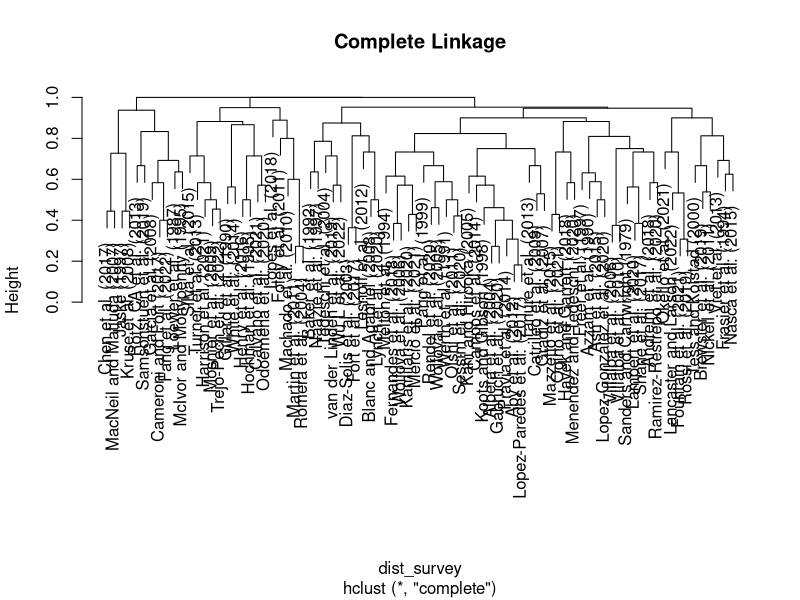

Generate this figure with R: (Note: this script raises an error after producing the figure.)
library(tidyr)
library(dplyr)

#Load data and tidy it up
refdata <- read.csv(file = 'ClusterAnalyses/clusterAnalysis.csv')

row.names(refdata) <- refdata[,1]

# removing unwanted columns
refdata2 <- refdata[, -1]

######### cluster analysis of all models #########
##################################################

#Using dist core package calculate distance between rows note this is for binary data
dist_survey <- dist(refdata2, method = 'binary')


#Using hclust core package this clusters rows based on the dissimilarity output
hc_complete <- hclust(dist_survey, method = "complete")


#Provide a plot of the output - there are other plotting options that might be better
plot(hc_complete, main = 'Complete Linkage')

#Put papers into groups using cutree function based on a cluster height
clust_complete <- cutree(hc_complete, h = 0.95)
segment_complete <- mutate(refdata2, cluster = clust_complete)
count(segment_complete, cluster)

cluster_1 <- subset(segment_complete, clust_complete == 1)
cluster_2 <- subset(segment_complete, clust_complete == 2)
cluster_3 <- subset(segment_complete, clust_complete == 3)
cluster_4 <- subset(segment_complete, clust_complete == 4)
cluster_5 <- subset(segment_complete, clust_complete == 5)


# Further analysis
## ttest_clust1_modeltype <- c(t.test(cluster_1$Biological), t.test(cluster_1$Biophysical))
t.test(cluster_1$Biological, conf.level = 0.99)
nrow(subset(cluster_1,cluster_1$Biological == 1))
t.test(cluster_1$Biophysical, conf.level = 0.99)
nrow(subset(cluster_1,cluster_1$Biophysical == 1))
t.test(cluster_1$Bioeconomic, conf.level = 0.99)
nrow(subset(cluster_1,cluster_1$Bioeconomic == 1))
t.test(cluster_1$Agroecosystem, conf.level = 0.99)
nrow(subset(cluster_1,cluster_1$Agroecosystem == 1))
t.test(cluster_1$Population, conf.level = 0.99)
nrow(subset(cluster_1,cluster_1$Population == 1))

t.test(cluster_2$Biological, conf.level = 0.99)
nrow(subset(cluster_2,cluster_2$Biological == 1))
t.test(cluster_2$Biophysical, conf.level = 0.99)
nrow(subset(cluster_2,cluster_2$Biophysical == 1))
t.test(cluster_2$Bioeconomic, conf.level = 0.99)
nrow(subset(cluster_2,cluster_2$Bioeconomic == 1))
t.test(cluster_2$Agroecosystem, conf.level = 0.99)
nrow(subset(cluster_2,cluster_2$Agroecosystem == 1))
t.test(cluster_2$Population, conf.level = 0.99)
nrow(subset(cluster_2,cluster_2$Population == 1))


t.test(cluster_3$Biological, conf.level = 0.99)
nrow(subset(cluster_3,cluster_3$Biological == 1))
t.test(cluster_3$Biophysical, conf.level = 0.99)
nrow(subset(cluster_3,cluster_3$Biophysical == 1))
t.test(cluster_3$Bioeconomic, conf.level = 0.99)
nrow(subset(cluster_3,cluster_3$Bioeconomic == 1))
t.test(cluster_3$Agroecosystem, conf.level = 0.99)
nrow(subset(cluster_3,cluster_3$Agroecosystem == 1))
t.test(cluster_3$Population, conf.level = 0.99)
nrow(subset(cluster_3,cluster_3$Population == 1))

t.test(cluster_4$Biological, conf.level = 0.99)
nrow(subset(cluster_4,cluster_4$Biological == 1))
t.test(cluster_4$Biophysical, conf.level = 0.99)
nrow(subset(cluster_4,cluster_4$Biophysical == 1))
t.test(cluster_4$Bioeconomic, conf.level = 0.99)
nrow(subset(cluster_4,cluster_4$Bioeconomic == 1))
t.test(cluster_4$Agroecosystem, conf.level = 0.99)
nrow(subset(cluster_4,cluster_4$Agroecosystem == 1))
t.test(cluster_4$Population, conf.level = 0.99)
nrow(subset(cluster_4,cluster_4$Population == 1))

t.test(cluster_5$Biological, conf.level = 0.99)
nrow(subset(cluster_5,cluster_5$Biological == 1))
t.test(cluster_5$Biophysical, conf.level = 0.99)
nrow(subset(cluster_5,cluster_5$Biophysical == 1))
t.test(cluster_5$Bioeconomic, conf.level = 0.99)
nrow(subset(cluster_5,cluster_5$Bioeconomic == 1))
t.test(cluster_5$Agroecosystem, conf.level = 0.99)
nrow(subset(cluster_5,cluster_5$Agroecosystem == 1))
t.test(cluster_5$Population, conf.level = 0.99)
nrow(subset(cluster_5,cluster_5$Population == 1))

# t test modelling approach
t.test(cluster_1$Static, conf.level = 0.99)
nrow(subset(cluster_1,cluster_1$Static == 1))
t.test(cluster_1$Dynamic, conf.level = 0.99)
nrow(subset(cluster_1,cluster_1$Dynamic == 1))
t.test(cluster_1$Analytical, conf.level = 0.99)
nrow(subset(cluster_1,cluster_1$Analytical == 1))
t.test(cluster_1$Deterministic, conf.level = 0.99)
nrow(subset(cluster_1,cluster_1$Deterministic == 1))
t.test(cluster_1$Stochastic, conf.level = 0.99)
nrow(subset(cluster_1,cluster_1$Stochastic == 1))
t.test(cluster_1$Theoretical.Conceptual, conf.level = 0.99)
nrow(subset(cluster_1,cluster_1$Theoretical.Conceptual == 1))
t.test(cluster_1$Empirical, conf.level = 0.99)
nrow(subset(cluster_1,cluster_1$Empirical == 1))
t.test(cluster_1$Other, conf.level = 0.99)
nrow(subset(cluster_1,cluster_1$Other == 1))

t.test(cluster_2$Static, conf.level = 0.99)
nrow(subset(cluster_2,cluster_2$Static == 1))
t.test(cluster_2$Dynamic, conf.level = 0.99)
nrow(subset(cluster_2,cluster_2$Dynamic == 1))
t.test(cluster_2$Analytical, conf.level = 0.99)
nrow(subset(cluster_2,cluster_2$Analytical == 1))
t.test(cluster_2$Deterministic, conf.level = 0.99)
nrow(subset(cluster_2,cluster_2$Deterministic == 1))
t.test(cluster_2$Stochastic, conf.level = 0.99)
nrow(subset(cluster_2,cluster_2$Stochastic == 1))
t.test(cluster_2$Theoretical.Conceptual, conf.level = 0.99)
nrow(subset(cluster_2,cluster_2$Theoretical.Conceptual == 1))
t.test(cluster_2$Empirical, conf.level = 0.99)
nrow(subset(cluster_2,cluster_2$Empirical == 1))
t.test(cluster_2$Other, conf.level = 0.99)
nrow(subset(cluster_2,cluster_2$Other == 1))

t.test(cluster_3$Static, conf.level = 0.99)
nrow(subset(cluster_3,cluster_3$Static == 1))
t.test(cluster_3$Dynamic, conf.level = 0.99)
nrow(subset(cluster_3,cluster_3$Dynamic == 1))
t.test(cluster_3$Analytical, conf.level = 0.99)
nrow(subset(cluster_3,cluster_3$Analytical == 1))
t.test(cluster_3$Deterministic, conf.level = 0.99)
nrow(subset(cluster_3,cluster_3$Deterministic == 1))
t.test(cluster_3$Stochastic, conf.level = 0.99)
nrow(subset(cluster_3,cluster_3$Stochastic == 1))
t.test(cluster_3$Theoretical.Conceptual, conf.level = 0.99)
nrow(subset(cluster_3,cluster_3$Theoretical.Conceptual == 1))
t.test(cluster_3$Empirical, conf.level = 0.99)
nrow(subset(cluster_3,cluster_3$Empirical == 1))
t.test(cluster_3$Other, conf.level = 0.99)
nrow(subset(cluster_3,cluster_3$Other == 1))

t.test(cluster_4$Static, conf.level = 0.99)
nrow(subset(cluster_4,cluster_4$Static == 1))
t.test(cluster_4$Dynamic, conf.level = 0.99)
nrow(subset(cluster_4,cluster_4$Dynamic == 1))
t.test(cluster_4$Analytical, conf.level = 0.99)
nrow(subset(cluster_4,cluster_4$Analytical == 1))
t.test(cluster_4$Deterministic, conf.level = 0.99)
nrow(subset(cluster_4,cluster_4$Deterministic == 1))
t.test(cluster_4$Stochastic, conf.level = 0.99)
nrow(subset(cluster_4,cluster_4$Stochastic == 1))
t.test(cluster_4$Theoretical.Conceptual, conf.level = 0.99)
nrow(subset(cluster_4,cluster_4$Theoretical.Conceptual == 1))
t.test(cluster_4$Empirical, conf.level = 0.99)
nrow(subset(cluster_4,cluster_4$Empirical == 1))
t.test(cluster_4$Other, conf.level = 0.99)
nrow(subset(cluster_4,cluster_4$Other == 1))

t.test(cluster_5$Static, conf.level = 0.99)
nrow(subset(cluster_5,cluster_5$Static == 1))
t.test(cluster_5$Dynamic, conf.level = 0.99)
nrow(subset(cluster_5,cluster_5$Dynamic == 1))
t.test(cluster_5$Analytical, conf.level = 0.99)
nrow(subset(cluster_5,cluster_5$Analytical == 1))
t.test(cluster_5$Deterministic, conf.level = 0.99)
nrow(subset(cluster_5,cluster_5$Deterministic == 1))
t.test(cluster_5$Stochastic, conf.level = 0.99)
nrow(subset(cluster_5,cluster_5$Stochastic == 1))
t.test(cluster_5$Theoretical.Conceptual, conf.level = 0.99)
nrow(subset(cluster_5,cluster_5$Theoretical.Conceptual == 1))
t.test(cluster_5$Empirical, conf.level = 0.99)
nrow(subset(cluster_5,cluster_5$Empirical == 1))
t.test(cluster_5$Other, conf.level = 0.99)
nrow(subset(cluster_5,cluster_5$Other == 1))

# t test scope of model
t.test(cluster_1$Individual.animal, conf.level = 0.99)
nrow(subset(cluster_1,cluster_1$Individual.animal == 1))
t.test(cluster_1$Cow.calf, conf.level = 0.99)
nrow(subset(cluster_1,cluster_1$Cow.calf == 1))
t.test(cluster_1$Herd.level, conf.level = 0.99)
nrow(subset(cluster_1,cluster_1$Herd.level == 1))
t.test(cluster_1$Whole.farm, conf.level = 0.99)
nrow(subset(cluster_1,cluster_1$Whole.farm == 1))
t.test(cluster_1$Enterprise, conf.level = 0.99)
nrow(subset(cluster_1,cluster_1$Enterprise == 1))

t.test(cluster_2$Individual.animal, conf.level = 0.99)
nrow(subset(cluster_2,cluster_2$Individual.animal == 1))
t.test(cluster_2$Cow.calf, conf.level = 0.99)
nrow(subset(cluster_2,cluster_2$Cow.calf == 1))
t.test(cluster_2$Herd.level, conf.level = 0.99)
nrow(subset(cluster_2,cluster_2$Herd.level == 1))
t.test(cluster_2$Whole.farm, conf.level = 0.99)
nrow(subset(cluster_2,cluster_2$Whole.farm == 1))
t.test(cluster_2$Enterprise, conf.level = 0.99)
nrow(subset(cluster_2,cluster_2$Enterprise == 1))

t.test(cluster_3$Individual.animal, conf.level = 0.99)
nrow(subset(cluster_3,cluster_3$Individual.animal == 1))
t.test(cluster_3$Cow.calf, conf.level = 0.99)
nrow(subset(cluster_3,cluster_3$Cow.calf == 1))
t.test(cluster_3$Herd.level, conf.level = 0.99)
nrow(subset(cluster_3,cluster_3$Herd.level == 1))
t.test(cluster_3$Whole.farm, conf.level = 0.99)
nrow(subset(cluster_3,cluster_3$Whole.farm == 1))
t.test(cluster_3$Enterprise, conf.level = 0.99)
nrow(subset(cluster_3,cluster_3$Enterprise == 1))

t.test(cluster_4$Individual.animal, conf.level = 0.99)
nrow(subset(cluster_4,cluster_4$Individual.animal == 1))
t.test(cluster_4$Cow.calf, conf.level = 0.99)
nrow(subset(cluster_4,cluster_4$Cow.calf == 1))
t.test(cluster_4$Herd.level, conf.level = 0.99)
nrow(subset(cluster_4,cluster_4$Herd.level == 1))
t.test(cluster_4$Whole.farm, conf.level = 0.99)
nrow(subset(cluster_4,cluster_4$Whole.farm == 1))
t.test(cluster_4$Enterprise, conf.level = 0.99)
nrow(subset(cluster_4,cluster_4$Enterprise == 1))

t.test(cluster_5$Individual.animal, conf.level = 0.99)
nrow(subset(cluster_5,cluster_5$Individual.animal == 1))
t.test(cluster_5$Cow.calf, conf.level = 0.99)
nrow(subset(cluster_5,cluster_5$Cow.calf == 1))
t.test(cluster_5$Herd.level, conf.level = 0.99)
nrow(subset(cluster_5,cluster_5$Herd.level == 1))
t.test(cluster_5$Whole.farm, conf.level = 0.99)
nrow(subset(cluster_5,cluster_5$Whole.farm == 1))
t.test(cluster_5$Enterprise, conf.level = 0.99)
nrow(subset(cluster_5,cluster_5$Enterprise == 1))

# ttest focus area
t.test(cluster_1$Productivity, conf.level = 0.99)
nrow(subset(cluster_1,cluster_1$Productivity == 1))
t.test(cluster_1$Economy, conf.level = 0.99)
nrow(subset(cluster_1,cluster_1$Economy == 1))
t.test(cluster_1$Farm.management, conf.level = 0.99)
nrow(subset(cluster_1,cluster_1$Farm.management == 1))
t.test(cluster_1$Animal.health, conf.level = 0.99)
nrow(subset(cluster_1,cluster_1$Animal.health == 1))
t.test(cluster_1$Environmnet, conf.level = 0.99)
nrow(subset(cluster_1,cluster_1$Environmnet == 1))
t.test(cluster_1$pasture.forage, conf.level = 0.99)
nrow(subset(cluster_1,cluster_1$pasture.forage == 1))
t.test(cluster_1$Resource.use, conf.level = 0.99)
nrow(subset(cluster_1,cluster_1$Resource.use == 1))

t.test(cluster_2$Productivity, conf.level = 0.99)
nrow(subset(cluster_2,cluster_2$Productivity == 1))
t.test(cluster_2$Economy, conf.level = 0.99)
nrow(subset(cluster_2,cluster_2$Economy == 1))
t.test(cluster_2$Farm.management, conf.level = 0.99)
nrow(subset(cluster_2,cluster_2$Farm.management == 1))
t.test(cluster_2$Animal.health, conf.level = 0.99)
nrow(subset(cluster_2,cluster_2$Animal.health == 1))
t.test(cluster_2$Environmnet, conf.level = 0.99)
nrow(subset(cluster_2,cluster_2$Environmnet == 1))
t.test(cluster_2$pasture.forage, conf.level = 0.99)
nrow(subset(cluster_2,cluster_2$pasture.forage == 1))
t.test(cluster_2$Resource.use, conf.level = 0.99)
nrow(subset(cluster_2,cluster_2$Resource.use == 1))

t.test(cluster_3$Productivity, conf.level = 0.99)
nrow(subset(cluster_3,cluster_3$Productivity == 1))
t.test(cluster_3$Economy, conf.level = 0.99)
nrow(subset(cluster_3,cluster_3$Economy == 1))
t.test(cluster_3$Farm.management, conf.level = 0.99)
nrow(subset(cluster_3,cluster_3$Farm.management == 1))
t.test(cluster_3$Animal.health, conf.level = 0.99)
nrow(subset(cluster_3,cluster_3$Animal.health == 1))
t.test(cluster_3$Environmnet, conf.level = 0.99)
nrow(subset(cluster_3,cluster_3$Environmnet == 1))
t.test(cluster_3$pasture.forage, conf.level = 0.99)
nrow(subset(cluster_3,cluster_3$pasture.forage == 1))
t.test(cluster_3$Resource.use, conf.level = 0.99)
nrow(subset(cluster_3,cluster_3$Resource.use == 1))

t.test(cluster_4$Productivity, conf.level = 0.99)
nrow(subset(cluster_4,cluster_4$Productivity == 1))
t.test(cluster_4$Economy, conf.level = 0.99)
nrow(subset(cluster_4,cluster_4$Economy == 1))
t.test(cluster_4$Farm.management, conf.level = 0.99)
nrow(subset(cluster_4,cluster_4$Farm.management == 1))
t.test(cluster_4$Animal.health, conf.level = 0.99)
nrow(subset(cluster_4,cluster_4$Animal.health == 1))
t.test(cluster_4$Environmnet, conf.level = 0.99)
nrow(subset(cluster_4,cluster_4$Environmnet == 1))
t.test(cluster_4$pasture.forage, conf.level = 0.99)
nrow(subset(cluster_4,cluster_4$pasture.forage == 1))
t.test(cluster_4$Resource.use, conf.level = 0.99)
nrow(subset(cluster_4,cluster_4$Resource.use == 1))

t.test(cluster_5$Productivity, conf.level = 0.99)
nrow(subset(cluster_5,cluster_5$Productivity == 1))
t.test(cluster_5$Economy, conf.level = 0.99)
nrow(subset(cluster_5,cluster_5$Economy == 1))
t.test(cluster_5$Farm.management, conf.level = 0.99)
nrow(subset(cluster_5,cluster_5$Farm.management == 1))
t.test(cluster_5$Animal.health, conf.level = 0.99)
nrow(subset(cluster_5,cluster_5$Animal.health == 1))
t.test(cluster_5$Environmnet, conf.level = 0.99)
nrow(subset(cluster_5,cluster_5$Environmnet == 1))
t.test(cluster_5$pasture.forage, conf.level = 0.99)
nrow(subset(cluster_5,cluster_5$pasture.forage == 1))
t.test(cluster_5$Resource.use, conf.level = 0.99)
nrow(subset(cluster_5,cluster_5$Resource.use == 1))

#t test for model parameters
t.test(cluster_1$Age, conf.level = 0.99)
nrow(subset(cluster_1, cluster_1$Age == 1))
t.test(cluster_1$Growth.weights, conf.level = 0.99)
nrow(subset(cluster_1, cluster_1$Growth.weights == 1))
t.test(cluster_1$reproductive, conf.level = 0.99)
nrow(subset(cluster_1, cluster_1$reproductive == 1))
t.test(cluster_1$mortality, conf.level = 0.99)
nrow(subset(cluster_1, cluster_1$mortality == 1))
t.test(cluster_1$genetic, conf.level = 0.99)
nrow(subset(cluster_1, cluster_1$genetic == 1))
t.test(cluster_1$carcass, conf.level = 0.99)
nrow(subset(cluster_1, cluster_1$carcass == 1))
t.test(cluster_1$metabolic, conf.level = 0.99)
nrow(subset(cluster_1, cluster_1$metabolic == 1))
t.test(cluster_1$behaviour, conf.level = 0.99)
nrow(subset(cluster_1, cluster_1$behaviour == 1))
t.test(cluster_1$body.measurements, conf.level = 0.99)
nrow(subset(cluster_1, cluster_1$body.measurements == 1))
t.test(cluster_1$herd, conf.level = 0.99)
nrow(subset(cluster_1, cluster_1$herd == 1))
t.test(cluster_1$farm, conf.level = 0.99)
nrow(subset(cluster_1, cluster_1$farm == 1))
t.test(cluster_1$management, conf.level = 0.99)
nrow(subset(cluster_1, cluster_1$management == 1))
t.test(cluster_1$economic, conf.level = 0.99)
nrow(subset(cluster_1, cluster_1$economic == 1))
t.test(cluster_1$environment, conf.level = 0.99)
nrow(subset(cluster_1, cluster_1$environment == 1))
t.test(cluster_1$pasture.forage.1, conf.level = 0.99)
nrow(subset(cluster_1, cluster_1$pasture.forage.1 == 1))
t.test(cluster_1$feed.supplement, conf.level = 0.99)
nrow(subset(cluster_1, cluster_1$feed.supplement == 1))

t.test(cluster_2$Age, conf.level = 0.99)
nrow(subset(cluster_2, cluster_2$Age == 1))
t.test(cluster_2$Growth.weights, conf.level = 0.99)
nrow(subset(cluster_2, cluster_2$Growth.weights == 1))
t.test(cluster_2$reproductive, conf.level = 0.99)
nrow(subset(cluster_2, cluster_2$reproductive == 1))
t.test(cluster_2$mortality, conf.level = 0.99)
nrow(subset(cluster_2, cluster_2$mortality == 1))
t.test(cluster_2$genetic, conf.level = 0.99)
nrow(subset(cluster_2, cluster_2$genetic == 1))
t.test(cluster_2$carcass, conf.level = 0.99)
nrow(subset(cluster_2, cluster_2$carcass == 1))
t.test(cluster_2$metabolic, conf.level = 0.99)
nrow(subset(cluster_2, cluster_2$metabolic == 1))
t.test(cluster_2$behaviour, conf.level = 0.99)
nrow(subset(cluster_2, cluster_2$behaviour == 1))
t.test(cluster_2$body.measurements, conf.level = 0.99)
nrow(subset(cluster_2, cluster_2$body.measurements == 1))
t.test(cluster_2$herd, conf.level = 0.99)
nrow(subset(cluster_2, cluster_2$herd == 1))
t.test(cluster_2$farm, conf.level = 0.99)
nrow(subset(cluster_2, cluster_2$farm == 1))
t.test(cluster_2$management)
nrow(subset(cluster_2, cluster_2$management == 1))
t.test(cluster_2$economic, conf.level = 0.99)
nrow(subset(cluster_2, cluster_2$economic == 1))
t.test(cluster_2$environment, conf.level = 0.99)
nrow(subset(cluster_2, cluster_2$environment == 1))
t.test(cluster_2$pasture.forage.1, conf.level = 0.99)
nrow(subset(cluster_2, cluster_2$pasture.forage.1 == 1))
t.test(cluster_2$feed.supplement, conf.level = 0.99)
nrow(subset(cluster_2, cluster_2$feed.supplement == 1))

t.test(cluster_3$Age, conf.level = 0.99)
nrow(subset(cluster_3, cluster_3$Age == 1))
t.test(cluster_3$Growth.weights, conf.level = 0.99)
nrow(subset(cluster_3, cluster_3$Growth.weights == 1))
t.test(cluster_3$reproductive, conf.level = 0.99)
nrow(subset(cluster_3, cluster_3$reproductive == 1))
t.test(cluster_3$mortality, conf.level = 0.99)
nrow(subset(cluster_3, cluster_3$mortality == 1))
t.test(cluster_3$genetic, conf.level = 0.99)
nrow(subset(cluster_3, cluster_3$genetic == 1))
t.test(cluster_3$carcass, conf.level = 0.99)
nrow(subset(cluster_3, cluster_3$carcass == 1))
t.test(cluster_3$metabolic, conf.level = 0.99)
nrow(subset(cluster_3, cluster_3$metabolic == 1))
t.test(cluster_3$behaviour, conf.level = 0.99)
nrow(subset(cluster_3, cluster_3$behaviour == 1))
t.test(cluster_3$body.measurements, conf.level = 0.99)
nrow(subset(cluster_3, cluster_3$body.measurements == 1))
t.test(cluster_3$herd, conf.level = 0.99)
nrow(subset(cluster_3, cluster_3$herd == 1))
t.test(cluster_3$farm, conf.level = 0.99)
nrow(subset(cluster_3, cluster_3$farm == 1))
t.test(cluster_3$management, conf.level = 0.99)
nrow(subset(cluster_3, cluster_3$management == 1))
t.test(cluster_3$economic, conf.level = 0.99)
nrow(subset(cluster_3, cluster_3$economic == 1))
t.test(cluster_3$environment, conf.level = 0.99)
nrow(subset(cluster_3, cluster_3$environment == 1))
t.test(cluster_3$pasture.forage.1, conf.level = 0.99)
nrow(subset(cluster_3, cluster_3$pasture.forage.1 == 1))
t.test(cluster_3$feed.supplement, conf.level = 0.99)
nrow(subset(cluster_3, cluster_3$feed.supplement == 1))

t.test(cluster_4$Age, conf.level = 0.99)
nrow(subset(cluster_4, cluster_4$Age == 1))
t.test(cluster_4$Growth.weights, conf.level = 0.99)
nrow(subset(cluster_4, cluster_4$Growth.weights == 1))
t.test(cluster_4$reproductive, conf.level = 0.99)
nrow(subset(cluster_4, cluster_4$reproductive == 1))
t.test(cluster_4$mortality, conf.level = 0.99)
nrow(subset(cluster_4, cluster_4$mortality == 1))
t.test(cluster_4$genetic, conf.level = 0.99)
nrow(subset(cluster_4, cluster_4$genetic == 1))
t.test(cluster_4$carcass, conf.level = 0.99)
nrow(subset(cluster_4, cluster_4$carcass == 1))
t.test(cluster_4$metabolic, conf.level = 0.99)
nrow(subset(cluster_4, cluster_4$metabolic == 1))
t.test(cluster_4$behaviour, conf.level = 0.99)
nrow(subset(cluster_4, cluster_4$behaviour == 1))
t.test(cluster_4$body.measurements, conf.level = 0.99)
nrow(subset(cluster_4, cluster_4$body.measurements == 1))
t.test(cluster_4$herd, conf.level = 0.99)
nrow(subset(cluster_4, cluster_4$herd == 1))
t.test(cluster_4$farm, conf.level = 0.99)
nrow(subset(cluster_4, cluster_4$farm == 1))
t.test(cluster_4$management, conf.level = 0.99)
nrow(subset(cluster_4, cluster_4$management == 1))
t.test(cluster_4$economic, conf.level = 0.99)
nrow(subset(cluster_4, cluster_4$economic == 1))
t.test(cluster_4$environment, conf.level = 0.99)
nrow(subset(cluster_4, cluster_4$environment == 1))
t.test(cluster_4$pasture.forage.1, conf.level = 0.99)
nrow(subset(cluster_4, cluster_4$pasture.forage.1 == 1))
t.test(cluster_4$feed.supplement, conf.level = 0.99)
nrow(subset(cluster_4, cluster_4$feed.supplement == 1))

t.test(cluster_5$Age, conf.level = 0.99)
nrow(subset(cluster_5, cluster_5$Age == 1))
t.test(cluster_5$Growth.weights, conf.level = 0.99)
nrow(subset(cluster_5, cluster_5$Growth.weights == 1))
t.test(cluster_5$reproductive, conf.level = 0.99)
nrow(subset(cluster_5, cluster_5$reproductive == 1))
t.test(cluster_5$mortality, conf.level = 0.99)
nrow(subset(cluster_5, cluster_5$mortality == 1))
t.test(cluster_5$genetic, conf.level = 0.99)
nrow(subset(cluster_5, cluster_5$genetic == 1))
t.test(cluster_5$carcass, conf.level = 0.99)
nrow(subset(cluster_5, cluster_5$carcass == 1))
t.test(cluster_5$metabolic, conf.level = 0.99)
nrow(subset(cluster_5, cluster_5$metabolic == 1))
t.test(cluster_5$behaviour, conf.level = 0.99)
nrow(subset(cluster_5, cluster_5$behaviour == 1))
t.test(cluster_5$body.measurements, conf.level = 0.99)
nrow(subset(cluster_5, cluster_5$body.measurements == 1))
t.test(cluster_5$herd, conf.level = 0.99)
nrow(subset(cluster_5, cluster_5$herd == 1))
t.test(cluster_5$farm, conf.level = 0.99)
nrow(subset(cluster_5, cluster_5$farm == 1))
t.test(cluster_5$management, conf.level = 0.99)
nrow(subset(cluster_5, cluster_5$management == 1))
t.test(cluster_5$economic, conf.level = 0.99)
nrow(subset(cluster_5, cluster_5$economic == 1))
t.test(cluster_5$environment, conf.level = 0.99)
nrow(subset(cluster_5, cluster_5$environment == 1))
t.test(cluster_5$pasture.forage.1, conf.level = 0.99)
nrow(subset(cluster_5, cluster_5$pasture.forage.1 == 1))
t.test(cluster_5$feed.supplement, conf.level = 0.99)
nrow(subset(cluster_5, cluster_5$feed.supplement == 1))
